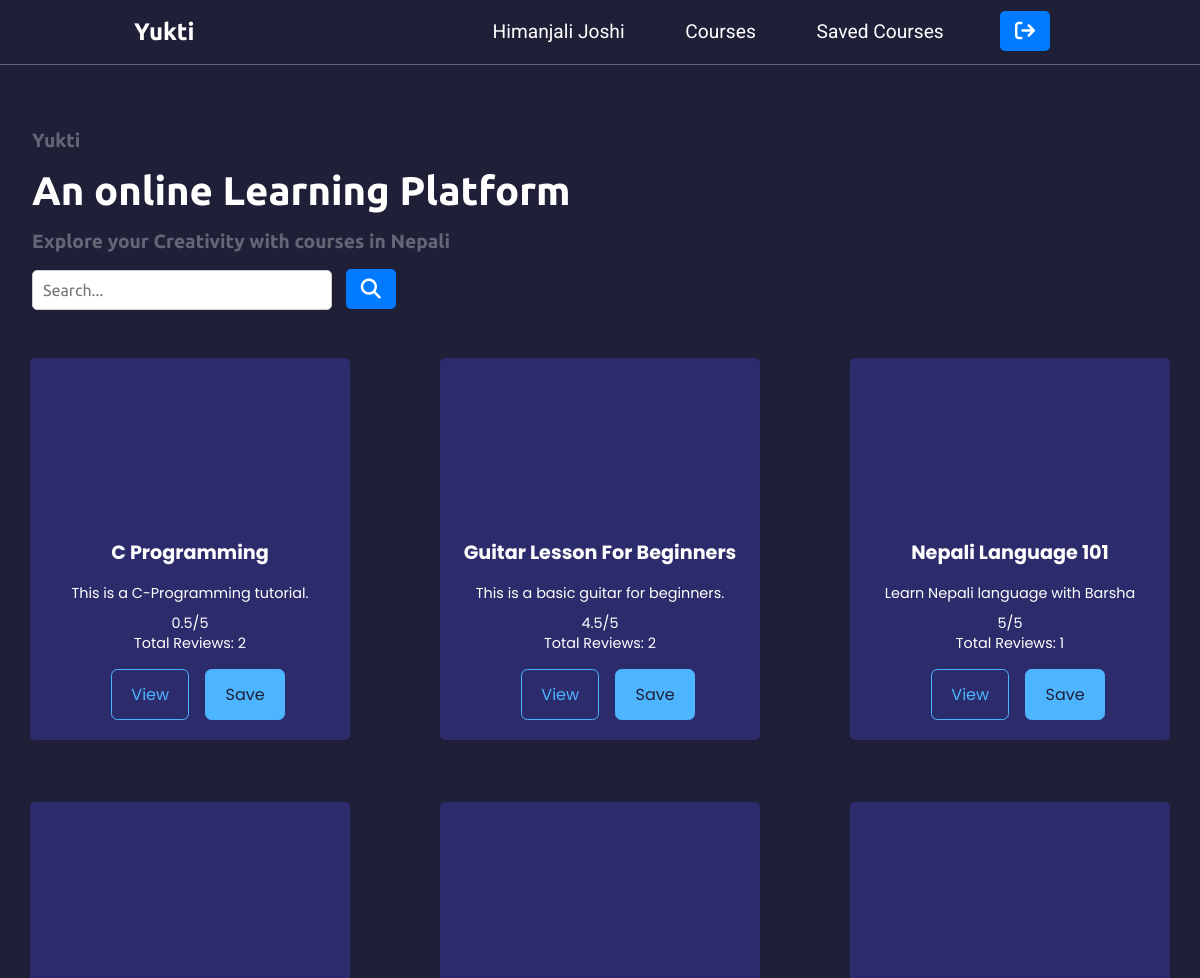
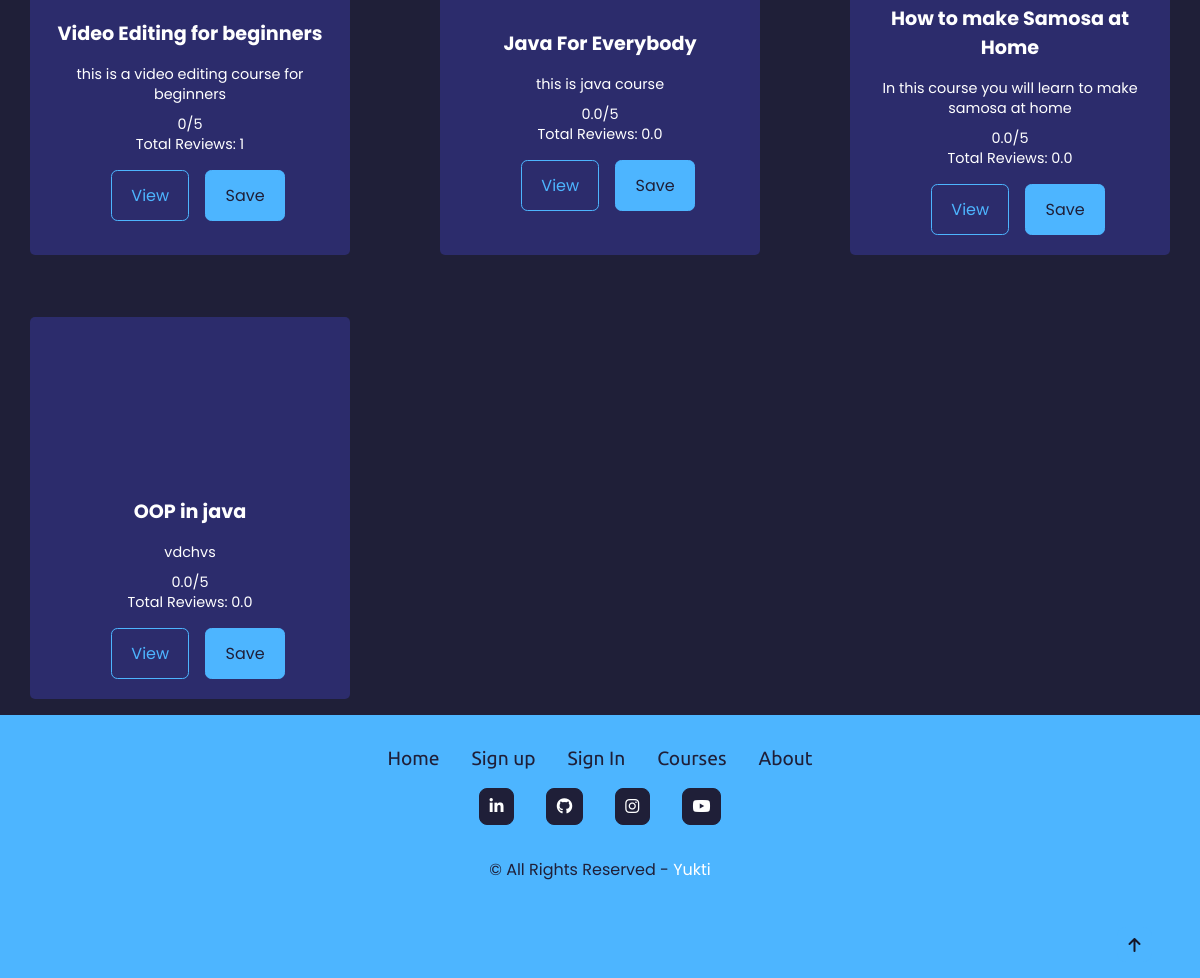
The page /user/allcourses.php (signed in) on the database its author committed (2 pictures, top to bottom).
### tables this page shows
CREATE TABLE `courses` (
  `course_id` int(11) NOT NULL,
  `course_name` varchar(255) NOT NULL,
  `course_category` varchar(255) NOT NULL,
  `course_created` datetime NOT NULL DEFAULT current_timestamp(),
  `course_description` text NOT NULL,
  `no_of _videos` int(11) NOT NULL DEFAULT 1,
  `thumbnail` text NOT NULL
);

### user/allcourses.php (the view, shortened to what this page needs)
<?php
include("userdashheader.php");
?>
<div class="courses-grid">
    <?php
$sql = "SELECT * FROM courses";
$result = $connection->query($sql);
if ($result) {
    while ($row = $result->fetch_assoc()) {
        $courseId = $row['course_id'];
        $courseName = $row['course_name'];
        $courseDescription = $row['course_description'];
        $course_ratings = array();
        $course_rating_query = "SELECT rating FROM reviews WHERE course_id = '$courseId'";
        $course_rating_data = $connection->query($course_rating_query);
        if ($course_rating_data) {
            while ($course_rating_row = $course_rating_data->fetch_assoc()) {
                $course_ratings[] = $course_rating_row['rating'];
            }
            if (count($course_ratings) > 0) {
                $course_review_count = count($course_ratings);
                $course_average_rating = array_sum($course_ratings) / count($course_ratings);
            } else {
                $course_review_count = "0.0";
                $course_average_rating = "0.0";
            }
        }
        echo '<div class="courses-item flex f-col s-center items-center">';
        echo "<h1 class='t-white poppins'>$courseName</h1>";
        echo "<p class='t-white poppins'>$courseDescription</p>";
        echo "<div class='rating'><p class='t-white poppins'>" . $course_average_rating . "/5</p></div>";
        echo "<p class='t-white poppins'>Total Reviews: $course_review_count</p>";
        echo '<div class="buttons flex s-around">';
        echo "<a href='videoplayer.php?course_id=$courseId' class='btn mx-1 m-top' id='view$courseId'>View</a>";
        echo "<a href='signin.php' class='btn m-top live' id='save$courseId'>Save</a>";
        echo '</div>';
        echo '</div>';
    }
} else {
    echo "Error: Unable to fetch courses from the database.";
}
?>
</div>
<?php
include("footer.php");
?>

### mycss/userdashboard.css (style rules this page uses)
body { background-color: #1f1f38; }
* { margin: 0px; padding: 0px; box-sizing: border-box; font-family: 'Ubuntu', sans-serif; scroll-behavior: smooth; }
.courses-item { overflow: hidden; width: 20rem; margin: 1rem; background: #2c2c6c; border-radius: 1.5rem; padding: 2rem 1rem; text-align: center; }
.courses-item h1 { font-size: 1.2rem; margin-bottom: 1rem; }
.courses-item p { line-height: 20px; font-size: .9rem; }
.rating { margin-top: 10px; font-size: 18px; }
.poppins { font-family: 'Poppins', sans-serif; }
.flex { display: flex; }
.s-around { justify-content: space-around; }
.s-center { justify-content: center; }
.items-center { align-items: center; }
.f-col { flex-direction: column; }
.t-white { color: #fff; }
.mx-1 { margin: 0 1rem; }
.m-top { margin-top: 1rem; }
.btn { margin-left: 0 .5rem; font-size: 1rem; color: #4db5ff; cursor: pointer; padding: 0.75rem 1.2rem; border: 1px solid #4db5ff; border-radius: 0.4rem; background: transparent; font-family: 'Poppins', sans-serif; }
.buttons a, #hireme { text-decoration: none; }
.live { color: #1f1f38; background-color: #4db5ff; }

### user/allcourses.php (style rules this page uses)
.courses-grid { display: grid; grid-template-columns: repeat(auto-fill, minmax(300px, 1fr)); gap: 30px; justify-items: center; }
.courses-item { background-color: #2C2C6C; border-radius: 5px; padding: 20px; text-align: center; font-size: 16px; color: #fff; }

### rows shown on the page
courses: course_name "C Programming", course_description "This is a C-Programming tutorial.", course_average_rating "0.5", course_review_count "2"
courses: course_name "Guitar Lesson For Beginners", course_description "This is a basic guitar for beginners.", course_average_rating "4.5", course_review_count "2"
courses: course_name "Nepali Language 101", course_description "Learn Nepali language with Barsha", course_average_rating "5", course_review_count "1"
courses: course_name "Video Editing for beginners", course_description "this is a video editing course for beginners", course_average_rating "0", course_review_count "1"
courses: course_name "Java For Everybody", course_description "this is java course", course_average_rating "0.0", course_review_count "0.0"
courses: course_name "How to make Samosa at Home", course_description "In this course you will learn to make samosa at home", course_average_rating "0.0", course_review_count "0.0"
courses: course_name "OOP in java", course_description "vdchvs", course_average_rating "0.0", course_review_count "0.0"

### other values the page prints
$fullName "Himanjali Joshi"
